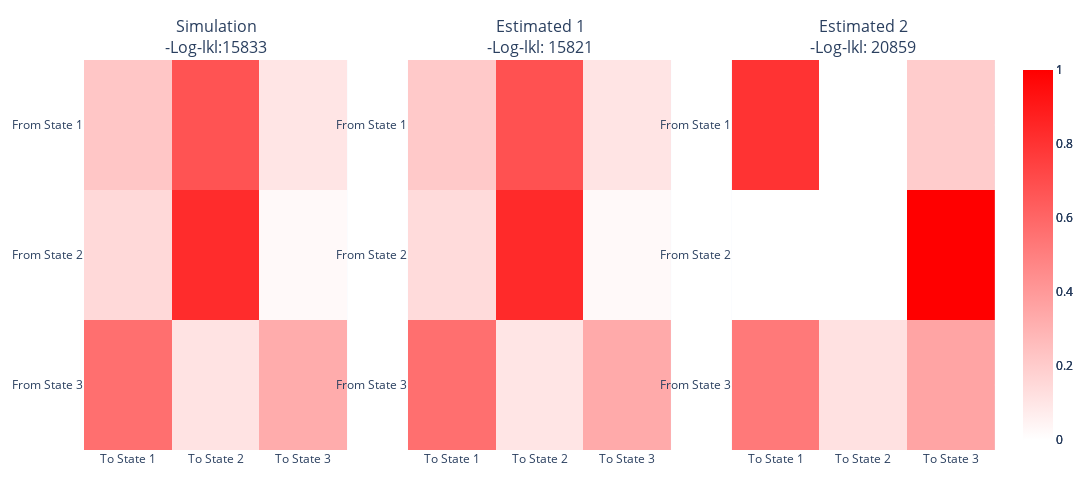

Source (notebook cell):
### Markdown cell above
### Transition Probabilities

### Code cell
LTA.compare_trans_heatmaps(est_output)

### Figure 1 — Plotly figure (JSON) as saved in the notebook; plotly's stock layout.template omitted (floating-point values rounded to 4 significant figures)
{"data": [{"colorscale": [[0, "white"], [1, "red"]], "transpose": true, "type": "heatmap", "x": ["To State 1", "To State 2", "To State 3"], "xaxis": "x", "y": ["From State 3", "From State 2", "From State 1"], "yaxis": "y", "z": [[0.5658, 0.1475, 0.2232], [0.1079, 0.8287, 0.676], [0.3264, 0.02382, 0.1008]], "zmax": 1, "zmin": 0}, {"colorscale": [[0, "white"], [1, "red"]], "transpose": true, "type": "heatmap", "x": ["To State 1", "To State 2", "To State 3"], "xaxis": "x2", "y": ["From State 3", "From State 2", "From State 1"], "yaxis": "y2", "z": [[0.5648, 0.1399, 0.2128], [0.1028, 0.8359, 0.6813], [0.3324, 0.02416, 0.106]], "zmax": 1, "zmin": 0}, {"colorscale": [[0, "white"], [1, "red"]], "transpose": true, "type": "heatmap", "x": ["To State 1", "To State 2", "To State 3"], "xaxis": "x3", "y": ["From State 3", "From State 2", "From State 1"], "yaxis": "y3", "z": [[0.5241, 6.856e-10, 0.8009], [0.1178, 2.123e-08, 3.515e-07], [0.3581, 1.0, 0.1991]], "zmax": 1, "zmin": 0}], "layout": {"annotations": [{"font": {"size": 16}, "showarrow": false, "text": "Simulation<br>-Log-lkl:15833", "x": 0.1444, "xanchor": "center", "xref": "paper", "y": 1, "yanchor": "bottom", "yref": "paper"}, {"font": {"size": 16}, "showarrow": false, "text": "Estimated 1<br>-Log-lkl: 15821", "x": 0.5, "xanchor": "center", "xref": "paper", "y": 1, "yanchor": "bottom", "yref": "paper"}, {"font": {"size": 16}, "showarrow": false, "text": "Estimated 2<br>-Log-lkl: 20859", "x": 0.8556, "xanchor": "center", "xref": "paper", "y": 1, "yanchor": "bottom", "yref": "paper"}], "height": 500, "margin": {"b": 50, "l": 50, "r": 50, "t": 60}, "width": 2100, "xaxis": {"anchor": "y", "domain": [0, 0.2889]}, "xaxis2": {"anchor": "y2", "domain": [0.3556, 0.6444]}, "xaxis3": {"anchor": "y3", "domain": [0.7111, 1]}, "yaxis": {"anchor": "x", "domain": [0, 1]}, "yaxis2": {"anchor": "x2", "domain": [0, 1]}, "yaxis3": {"anchor": "x3", "domain": [0, 1]}}}
